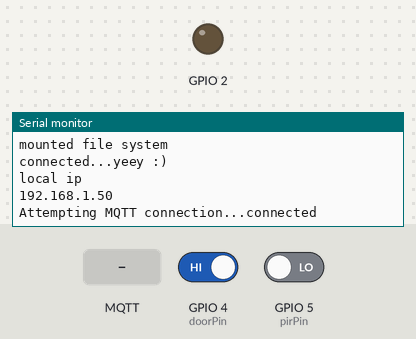
This sketch was run on a simulated ESP8266 (NodeMCU). Shown: output pins drawn as LEDs (lit = HIGH), the last lines printed to the serial monitor. The test bench sets the inputs (shaded band); at power-on: GPIO 5 (pirPin) LOW, GPIO 4 (doorPin) HIGH. WiFi joins after 1.5 s; servers stay silent unless stated; storage starts empty; no MQTT or app messages arrive unless stated.

Above: at 2.7 s.
2.8 s: GPIO 5 (pirPin) driven HIGH
At 3.1 s:
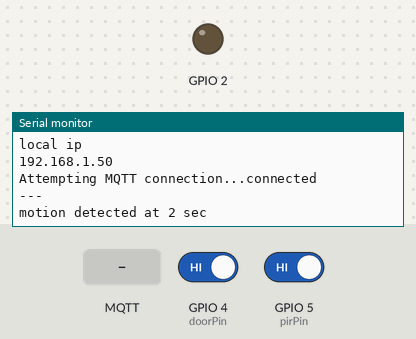
5.8 s: GPIO 4 (doorPin) driven LOW
At 6.6 s:
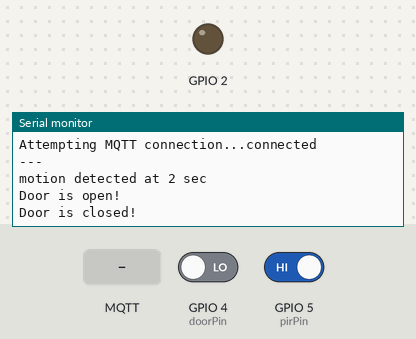
7.3 s: MQTT message "led/" arrives on the first subscribed topic
At 7.7 s:
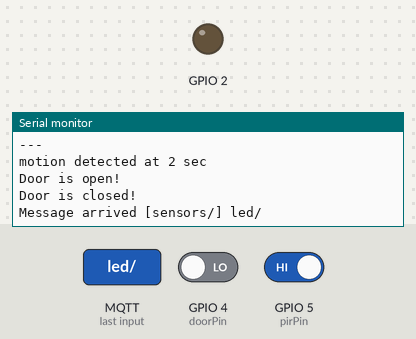
8.8 s: MQTT message "1" arrives on the first subscribed topic
At 10.0 s:
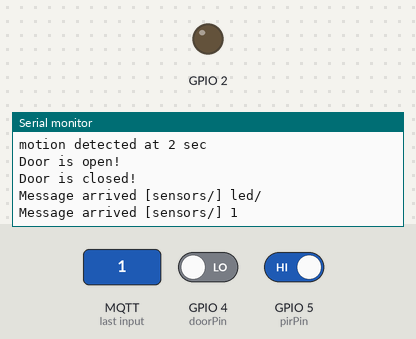
10.3 s: MQTT message "on" arrives on the first subscribed topic
At 11.2 s:
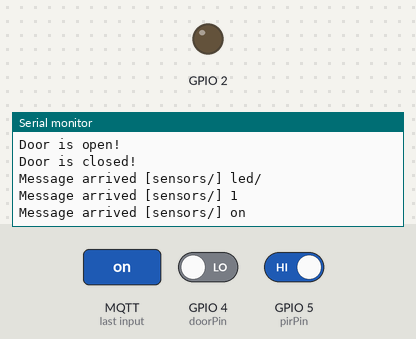

Measured:
- after the input at 2.8 s, the serial monitor: prints a new line at once (image 1)
- after the input at 5.8 s, the serial monitor: prints a new line at once (image 2)
- after the input at 7.3 s, the serial monitor: prints a new line at once (image 3)
- after the input at 8.8 s, the serial monitor: prints a new line at once (image 4)
- after the input at 10.3 s, the serial monitor: prints a new line at once (image 5)

The sketch:

mqtt-door-and-pir-sensor.ino
```cpp
#include <FS.h>                   //this needs to be first, or it all crashes and burns...

#include <ESP8266WiFi.h>          //https://github.com/esp8266/Arduino

//needed for library
#include <DNSServer.h>
#include <ESP8266WebServer.h>
#include <WiFiManager.h>          //https://github.com/tzapu/WiFiManager

#include <PubSubClient.h>         //https://github.com/knolleary/pubsubclient

#include <ArduinoJson.h>          //https://github.com/bblanchon/ArduinoJson


// PIR Sensor
int pirPin = 5; // pin D1

// DOOR Magnetic Sensor
int doorPin = 4; // pin D2

// MQTT settings
WiFiClient espClient;
PubSubClient client(espClient);
long lastMsg = 0;

//define your default values here, if there are different values in config.json, they are overwritten.
char mqtt_server[40] = "192.168.1.111";
char mqtt_port[6] = "1883";
char username[34] = "default";
char password[34] = "default";
const char* willTopic = "graveyard/";

const char* apName = "ESP8266-Sensor-AP";

//flag for saving data
bool shouldSaveConfig = false;

//callback notifying us of the need to save config
void saveConfigCallback () {
  Serial.println("Should save config");
  shouldSaveConfig = true;
}

// Message received through MQTT
void callback(char* topic, byte* payload, unsigned int length) {
  Serial.print("Message arrived [");
  Serial.print(topic);
  Serial.print("] ");
  for (int i = 0; i < length; i++) {
    Serial.print((char)payload[i]);
  }
  Serial.println();

  // Switch on the LED if an 1 was received as first character on the led/ topic
  if (topic == "led/")
    if ((char)payload[0] == '1') {
      digitalWrite(BUILTIN_LED, LOW);   // Turn the LED on (Note that LOW is the voltage level
      // but actually the LED is on; this is because
      // it is acive low on the ESP-01)
    } else {
      digitalWrite(BUILTIN_LED, HIGH);  // Turn the LED off by making the voltage HIGH
    }


}

// PIR SENSOR VARS
//the time we give the sensor to calibrate (10-60 secs according to the datasheet)
int calibrationTime = 30;
//the time when the sensor outputs a low impulse
long unsigned int lowIn;
//the amount of milliseconds the sensor has to be low
//before we assume all motion has stopped
long unsigned int pause = 5000;
boolean lockLow = true;
boolean takeLowTime;


void setup() {
  pinMode(BUILTIN_LED, OUTPUT);     // Initialize the BUILTIN_LED pin as an output
  // put your setup code here, to run once:
  Serial.begin(115200);
  Serial.println();

  //clean FS, for testing
  //SPIFFS.format();

  //read configuration from FS json
  Serial.println("mounting FS...");

  if (SPIFFS.begin()) {
    Serial.println("mounted file system");
    if (SPIFFS.exists("/config.json")) {
      //file exists, reading and loading
      Serial.println("reading config file");
      File configFile = SPIFFS.open("/config.json", "r");
      if (configFile) {
        Serial.println("opened config file");
        size_t size = configFile.size();
        // Allocate a buffer to store contents of the file.
        std::unique_ptr<char[]> buf(new char[size]);

        configFile.readBytes(buf.get(), size);
        DynamicJsonBuffer jsonBuffer;
        JsonObject& json = jsonBuffer.parseObject(buf.get());
        json.printTo(Serial);
        if (json.success()) {
          Serial.println("\nparsed json");

          strcpy(mqtt_server, json["mqtt_server"]);
          strcpy(mqtt_port, json["mqtt_port"]);
          strcpy(username, json["username"]);
          strcpy(password, json["password"]);

        } else {
          Serial.println("failed to load json config");
        }
      }
    }
  } else {
    Serial.println("failed to mount FS");
  }
  //end read


  // The extra parameters to be configured (can be either global or just in the setup)
  // After connecting, parameter.getValue() will get you the configured value
  // id/name placeholder/prompt default length
  WiFiManagerParameter custom_mqtt_server("server", "mqtt server", mqtt_server, 40);
  WiFiManagerParameter custom_mqtt_port("port", "mqtt port", mqtt_port, 5);
  WiFiManagerParameter custom_username("username", "username", username, 32);
  WiFiManagerParameter custom_password("password", "password", password, 32);

  //WiFiManager
  //Local intialization. Once its business is done, there is no need to keep it around
  WiFiManager wifiManager;

  //set config save notify callback
  wifiManager.setSaveConfigCallback(saveConfigCallback);

  //set static ip
  //wifiManager.setSTAStaticIPConfig(IPAddress(10,0,1,99), IPAddress(10,0,1,1), IPAddress(255,255,255,0));

  //add all your parameters here
  wifiManager.addParameter(&custom_mqtt_server);
  wifiManager.addParameter(&custom_mqtt_port);
  wifiManager.addParameter(&custom_username);
  wifiManager.addParameter(&custom_password);

  //reset settings
  //wifiManager.resetSettings();

  //set minimu quality of signal so it ignores AP's under that quality
  //defaults to 8%
  //wifiManager.setMinimumSignalQuality();

  //sets timeout until configuration portal gets turned off
  //useful to make it all retry or go to sleep
  //in seconds
  //wifiManager.setTimeout(120);

  //fetches ssid and pass and tries to connect
  //if it does not connect it starts an access point with the specified name
  //here  "AutoConnectAP"
  //and goes into a blocking loop awaiting configuration
  if (!wifiManager.autoConnect(apName)) {
    Serial.println("failed to connect and hit timeout");
    delay(3000);
    //reset and try again, or maybe put it to deep sleep
    ESP.reset();
    delay(5000);
  }

  //if you get here you have connected to the WiFi
  Serial.println("connected...yeey :)");

  //read updated parameters
  strcpy(mqtt_server, custom_mqtt_server.getValue());
  strcpy(mqtt_port, custom_mqtt_port.getValue());
  strcpy(username, custom_username.getValue());
  strcpy(password, custom_password.getValue());

  //save the custom parameters to FS
  if (shouldSaveConfig) {
    Serial.println("saving config");
    DynamicJsonBuffer jsonBuffer;
    JsonObject& json = jsonBuffer.createObject();
    json["mqtt_server"] = mqtt_server;
    json["mqtt_port"] = mqtt_port;
    json["username"] = username;
    json["password"] = password;

    File configFile = SPIFFS.open("/config.json", "w");
    if (!configFile) {
      Serial.println("failed to open config file for writing");
    }

    json.printTo(Serial);
    json.printTo(configFile);
    configFile.close();
    //end save
  }

  Serial.println("local ip");
  Serial.println(WiFi.localIP());

  // mqtt
  client.setServer(mqtt_server, atoi(mqtt_port)); // parseInt to the port
  client.setCallback(callback);

  /* Sensors setup */
  pinMode(pirPin, INPUT_PULLUP); // Pir Sensor
  pinMode(doorPin, INPUT_PULLUP); // Magnetic Door Sensor


}


void reconnect() {
  // Loop until we're reconnected to the MQTT server
  while (!client.connected()) {
    Serial.print("Attempting MQTT connection...");
    // Attempt to connect
    if (client.connect(username, username, password, willTopic, 0, 1, (String("I'm dead: ")+username).c_str())) { // username as client ID
      Serial.println("connected");
      // Once connected, publish an announcement... (if not authorized to publish the connection is closed)
      client.publish("all", (String("hello from ")+username).c_str());
      // ... and resubscribe
      client.subscribe("sensors/");
      client.subscribe("led/");
      client.subscribe((String("sensors/")+username+String("/")).c_str());
    } else {
      Serial.print("failed, rc=");
      Serial.print(client.state());
      Serial.println(" try again in 5 seconds");
      // Wait 5 seconds before retrying
      delay(5000);
    }
  }
}

void PirDetection(){
     if(digitalRead(pirPin) == HIGH){

       if(lockLow){
         //makes sure we wait for a transition to LOW before any further output is made:
         lockLow = false;
         Serial.println("---");
         Serial.print("motion detected at ");
         Serial.print(millis()/1000);
         Serial.println(" sec");
         client.publish("alarm/", "{\"sensor\": \"pir\"}"); // MQTT publish alert
         delay(50);
         }
         takeLowTime = true;
       }

     if(digitalRead(pirPin) == LOW){

       if(takeLowTime){
        lowIn = millis();          //save the time of the transition from high to LOW
        takeLowTime = false;       //make sure this is only done at the start of a LOW phase
        }
       //if the sensor is low for more than the given pause,
       //we assume that no more motion is going to happen
       if(!lockLow && millis() - lowIn > pause){
           //makes sure this block of code is only executed again after
           //a new motion sequence has been detected
           lockLow = true;
           Serial.print("motion ended at ");      //output
           Serial.print((millis() - pause)/1000);
           Serial.println(" sec");
           delay(50);
           }
       }
}

bool doorWasOpen = false;
void DoorDetection(){

  // if door isn't open, we don't need to send anything
  if(digitalRead(doorPin) == HIGH) {
    // the door is open
    long now = millis();
    if (now - lastMsg > 5000){ // wait 5 seconds before another notification
      Serial.println("Door is open!");
      client.publish("alarm/", "{\"sensor\": \"magnetic\", \"door\": \"opened\"}");
      doorWasOpen = true;
      lastMsg = now;
    }
  }else{
    // door is closed
    if (doorWasOpen){
      doorWasOpen = false;
      Serial.println("Door is closed!");
      client.publish("alarm/", "{\"sensor\": \"magnetic\", \"door\": \"closed\"}");
    }
  }

}


void loop() {
  // put your main code here, to run repeatedly:

  if (!client.connected()) { // MQTT
    reconnect();
  }
  client.loop();

  PirDetection(); // start pir detection

  DoorDetection(); // start door detection

}
```
